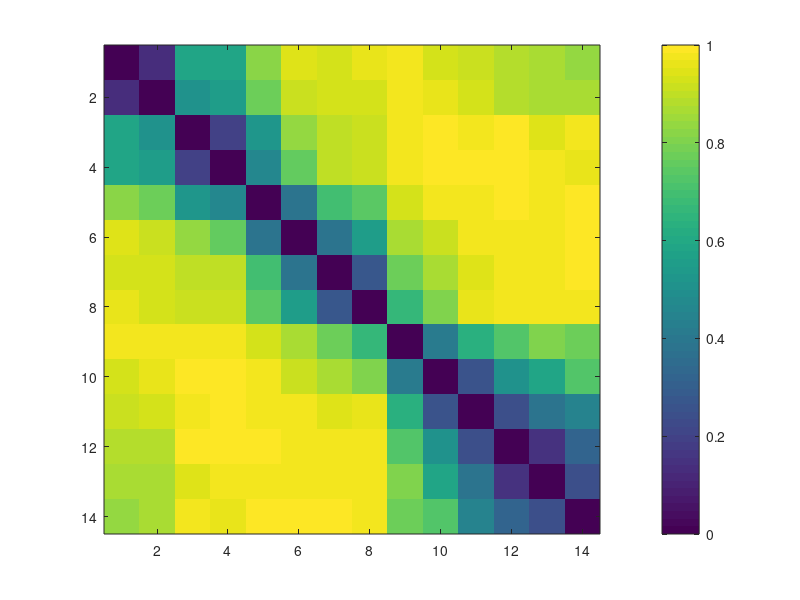

This figure's MATLAB source:
%% Multidimensional Scaling 
% CLPS 1291 Assignment 4
% Due March 8, 9:00 AM
% Last Updated: February 2016

%% 1. Perceived Similarity of Colors

% Multidimensional scaling (MDS) can be used to represent
% the perceived similarity (or dissimilarity!) of items. Using this algorithm,
% we can use a set of dissimilarity ratings (i.e., pairwise distances between 
% individual items) to reconstruct a plot representing the relative arrangement
% of items in psychological space. MDS assumes that, as perceptual
% similarity between a pair of items INCREASES, their physical separation
% in psychological space DECREASES. 

% Here, we will run MDS on a sets of dissimilarity judgments about
% colors and animals! 

%% 1. a) Load color dataset
% 
% One of the datasets we will be using in this assignment is contained in a 
% file called 'colors.mat'. This contains a structure with two fields: 
% (1) names = 1x14 cell array containing the wavelengths of 14 colors (To 
%     get an idea of what colors these wavelengths correspond to, look at
%     the table at http://en.wikipedia.org/wiki/Color).
% (2) dsim = 14x14 matrix of perceived dissimilarities between each color, 
%     as determined by human judgments. These values have been adjusted to 
%     be on a scale from 0 to 1. A value of 1 means that two elements are
%     the most dissimilar, while a value of 0 means that they are identical.

% Load the file 'colors.mat' and save it as a variable.

% -- Your code here -- % 

dsimColors = load ('colors.mat', 'dsim');
namesColors = load ('colors.mat', 'names');
dsimAnimals = load ('animals.mat', 'dsim');
namesAnimals = load ('animals.mat', 'names');

% -------------------- % 

% Now, save the fields within this structure as their own variables -- this
% will make them easier to work with later.
% HINT: Search 'access data in a structure array' in Mathworks if you are
% not familiar with this type of array. 

% -- Your code here -- % 

dsimAnimals = dsimAnimals.dsim;
namesAnimals = namesAnimals.names;
dsimColors = dsimColors.dsim;
namesColors = namesColors.names;

% -------------------- % 

%% 1. b) Visualize color dissimilarity matrix 
% 
% In order to visualize the dissimilarity matrix, you will need to use the
% following set of functions: 
% (1) 'figure': creates a new figure window 
% (2) 'imagesc': displays your data as a color map
%     (with one pure color representing the highest value, another pure color
%     representing the lowest value, and a gradient of in-between colors
%     representing the in-between values). 
% (3) 'colorbar': makes sure a color scale (like a figure legend) appears 
%     next to your dissimilarity matrix.

% Now, put all these commands together to plot your matrix! 

% -- Your code here -- % 

PerceivedColorSimilarity = figure()
imagesc(dsimColors)
colorbar

% -------------------- % 

% You still need to label your x and y axes! Give the axes descriptive labels, 
% and plot the color names on the x and y axes using the 'set' function.
% Remember: type 'help set' in the command window if you're confused!

% -- Your code here -- %



% -------------------- % 

% Finally, give your matrix a descriptive title. 

% -- Your code here -- %


% -------------------- % 

% Add this figure to 'results.pdf.' 

%% 1. c) Run Multidimensional Scaling

% Now, we will run MDS to try to recover people's psychological spaces.
% There is a function you can use to complete this task -- see if
% you can figure out what it is!

% -- Your code here -- % 


% -------------------- % 

% HINT: If you've done this correctly, the function should create a 10x2 matrix
% of values between -1 and 1. Make sure that you have this before trying to
% plot your results! 

%% 1. d) Plot MDS Results 

% Now, we can visualize our MDS results! This time, we want to create a
% scatter plot that will act as a 2-dimensional representation of the
% dissimilarity between the colors. 

% First, create a new figure window (like we did before). Then, you should
% use the 'scatter' function to plot the MDS results (with column 1 of your
% MDS output as the x axis, and column 2 as the y axis). Each point on this
% plot will represent the position of a given color in
% psychological space. 

% -- Your code here -- % 


% -------------------- % 

% Now, we need to add labels to our scatter plot. We'll need a few things: 
% (1) Use the 'text' function to add labels to each individual data point.
%     Think about what these points are supposed to represent! 
% (2) Label the x and y axes.
% (3) Give your scatter plot a descriptive title. 

% -- Your code here -- % 


% -------------------- % 

% What do you notice about the relative locations of these data points?
% Does the scatter plot remind you of anything (if so, what and why)?
% Add this figure and your response to the above questions to 'results.pdf.'

%% 1. e) Calculate Pairwise Distances by Hand 

% Now, we need to compute the Euclidean distance between each pair of
% objects in our data matrix. The 'Euclidean distance' is the shortest
% straight-line distance that can be drawn between two points in 2D space.
% In order to compute this, we just need need to use the distance formula 
% (same as the Pythagorian theorem). 

% Use this formula to calculate the pairwise distances between each point
% in your dissimilarity matrix. 

% We also want to time how long it takes Matlab to run these calculations.
% In order to measure the elapsed time between the start and end of a
% calculation, simply write the word 'tic' before the chunk of code
% containing your calculations, and the word 'toc' at the end. When you run
% this script, the elapsed time it took for the script to run from 'tic' to
% 'toc' will appear in the command window. 

% -- Your code here -- % 


% -------------------- % 

%% 1. f) Calculate Pairwise Distances Using 'pdist'

% In order to make our computation run faster, we want to compute the
% pairwise distances between our observations using the built-in function
% 'pdist' to generate a vector of the Euclidean pairwise distances between
% each datapoint in our scatter plot. 
% HINT: When using this function, make sure you are asking for the
% EUCLIDEAN distance! Use 'help' to check that you're doing this correctly.

% Add 'tic' and 'toc' commands immediately before and after calling the pdist 
% function, to time how long it takes Matlab to perform this calculation. 

% -- Your code here -- % 


% -------------------- % 

% After running the script, check the elapsed time in the command window.
% How does this compare to the time it took to compute the pairwise
% distances by hand? Why do you think this is? Add you response and the
% elapsed times from parts 1. e) and e. f) to 'results.pdf.'

%% 1. g) Create Distance and Similarity Matrices

% The 'pdist' function should output a row vector. However, we'll
% need to transform this vector into something we can plot more easily.
% First, use the function 'squareform' to convert the vector output of
% 'pdist' into a symmetric, square matrix.

% -- Your code here -- %


% -------------------- % 

% Then, convert the above distance matrix and your dissimilarity matrix
% into column vectors, so we can plot them easily. 
% HINT: There is a simple operator that allows you to convert a matrix into
% a vector. See if you can figure out what it is! 

% -- Your code here -- % 


% -------------------- % 

%% 1. h) Experimental similarity measures vs. Recovered distances in psychological space

% Now, we can plot the experimental similarity measures (i.e., those
% obtained via human judgements) against the calculated distances between
% those same items in psychological space. Create a new figure, and use
% 'scatter' to generate another scatter plot.
% REMEMBER: We are trying to plot SIMILARITY measures, but your
% experimental measures are currently in terms of DISSIMILARITY! To go from
% a dissimilarity to a similarity matrix, you just need to subtract the
% former from 1.

% -- Your code here -- % 


% -------------------- % 

% Label your x and y axes and give your scatter plot a descriptive title.

% -- Your code here -- % 


% -------------------- % 

% What do you notice about the relationship between empirical measures of
% similarity and distance in psychological space? How might these results
% relate to Shepard's universal law of generalizations? 
% Add this figure and your response to the above questions to 'results.pdf.'

%% 2. Perceived Similarity of Animals 
% Now, we will essentially repeat all the steps we took with the color dataset,
% but using a dataset comparing the similarity of animals! 

%% 2. a) Loading animal dataset
% 
% The animal dataset is contained within a file called 'animals.mat'. 
% This contains two saved variables (much like 'colors.mat'): 
% (1) names = 10x1 cell array containing the names of 10 animals.
% (2) dsim = 10x10 matrix of perceived dissimilarities between each animal, 
%     as determined by human judgments. These values have also been adjusted to 
%     be on a scale from 0 to 1, just like the colors dsim matrix. 

% Load the file 'animals.mat' and save it as a variable, then save the fields 
% within this structure as their own variables.

% -- Your code here -- %


% -------------------- % 

%% 2. b) Visualize animal dissimilarity matrix 

% Create a new figure that visualizes your animal dissimilarity matrix as a
% color map (make sure to include a colorbar!). 

% -- Your code here -- %


% -------------------- % 

% Use the animal names to label your x and y axes, and give your figure a
% descriptive title.

% -- Your code here -- % 



% -------------------- % 

%% 2. c) Run Multidimensional Scaling and Plot Results 

% Use the same function as before to run MDS on the animal dissimilarity matrix.

% -- Your code here -- %


% -------------------- % 

% Now, visualize the MDS results as a scatter plot (just like before!). Here, 
% our scatter plot will act as a 2-dimensional representation of the dissimilarities 
% between each animal. 

% -- Your code here -- %


% -------------------- % 

% Label each individual data point (again, use the 'text' function) and your x
% and y axes, and give your scatter plot a descriptive title.

% -- Your code here -- %


% -------------------- % 

% Describe the relative arrangement of these data points. Do you notice any
% patterns or groups emerging (and if so, why do you think that is)? How
% does this plot compare with your color plot? 
% Add this figure and your response to the above questions to 'results.pdf.'

%% 2. d) Create Distance and Similarity Matrices 

% Here, you'll be repeating all the steps from 1. e), using your animal data. 
% Generate a vector of the Euclidean pairwise distances between each datapoint 
% in our scatter plot, and transform this vector (and your dissimilarity matrix)
% into vectors we can plot later. 

% -- Your code here -- %


% -------------------- % 

%% 2. e) Experimental similarity measures vs. Recovered distances in psychological space

% Again, we'll plot the experimental similarity measures against the calculated 
% distances between those same items in psychological space. 
% Create a new figure, and use 'scatter' to generate a scatter plot. Make
% sure to label your x and y axes and add a title! Remember, we want to
% plot SIMILARITY measures (not dissimilarity!). 

% -- Your code here -- %


% -------------------- % 

% Is this relationship similar to the one you observed with the color data? 
% If you see any differences, why do you think they exist? 
% Add this figure and your response to the above questions to 'results.pdf.'

%% EXTRA CREDIT! 

% This is your chance to run MDS on additional data sets! The following
% website contains lots of sets of similarity data you can choose from:
% http://faculty.sites.uci.edu/mdlee/similarity-data/

% Pick a couple of data sets that you're interested in, and go through the
% same steps you did for the color and animal data above. 

% Fair warning: Some of these datasets can be a little messy! You'll need
% to be very careful in checking whether the matrices represent SIMILARITY
% or DISSIMILARITY. If you aren't sure, visualize the data as a color map.
% If the diagonal of the matrix = 0, it's a DISSIMILARITY matrix. If the
% diagonal = 1, it's a SIMILARITY matrix. If the matrix you have isn't in
% the form you want, subtract it from 1! 

% How well does the psychological space recovered by MDS seem to agree with
% your expectations for how the data should be organized? Are the points
% you think are similar located close together in the map? If not, why do
% you think that is? Is there a better way to represent the data you chose?

% Add all of your figures and responses to the questions above to 'results.pdf.' 
